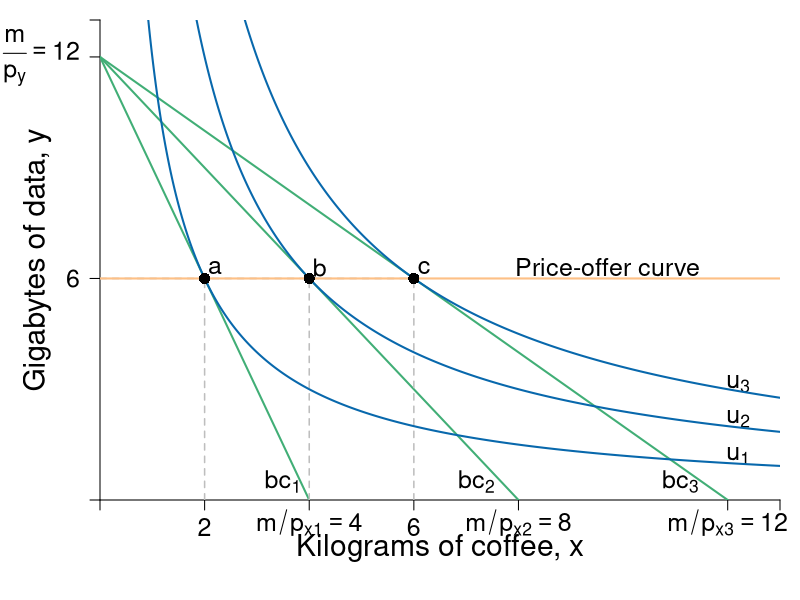

This figure's R source:
library(shape)
pdf(file = "indmarketdemand/demandcd.pdf", width = 8, height = 8)

#Set parameters for graphics
pointsize <- 1.8
axislabelsize <- 1.8
labelsize <- 1.5
namesize <- 1.8
annotatesize <- 1.5
graphlinewidth <- 2
segmentlinewidth <- 1.5


COL <- c("#7fc97f", "#beaed4", "#fdc086", "#ffff99", "#386cb0", "#f0027f", "#bf5b17", "#666666")
COLA <- c("#99d8c9","#66c2a4","#41ae76", "#238b45", "#005824")
COLB <- c("#4eb3d3", "#2b8cbe", "#0868ac","#084081")

#Margins
par(mar =  c(5, 5, 1, 1))

uA <- function(x, y, alpha = 0.5) {
  x^(alpha)*y^(1 - alpha)
}

bcA <- function(x, w = 20, p = 2) {
  w - p*x
}


xlims <- c(0, 13)
ylims <- c(0, 13)

npts <- 501 
x <- seq(xlims[1], xlims[2], length.out = npts)
y <- seq(ylims[1], ylims[2], length.out = npts) 
a <- c(sqrt(2)*sqrt(6), 2*sqrt(6), 6)

plot(0, 0, xlim = xlims, ylim = ylims, type = "n",
     xlab = expression(paste("")),
     ylab = expression(paste("")), 
     xaxt = "n", 
     yaxt = "n", 
     cex.lab = axislabelsize, 
     bty = "n",
     xaxs="i", 
     yaxs="i")

# ticksy <- seq(from = 0, to = ylims[2], by = 2)
# ylabels <- seq(from = 0, to = ylims[2], by = 2)
# ticksx <- seq(from = 0, to = xlims[2], by = 2)
# xlabels <- seq(from = 0, to = xlims[2], by = 2)
ticksy <- c(0, 6, 12, ylims[2])
ylabels <- c(NA, 6, expression(paste(frac(m,p[y])==12 )), NA)
ticksx <- c(0, 2, 4, 6, 8, 12, xlims[2])
xlabels <- c(NA, 2, expression(paste(m/p[x1]) ==4), 6, expression(paste(m/p[x2])==8), expression(paste(m/p[x3])==12), NA)

axis(1, at = ticksx, pos = 0, labels = xlabels, cex.axis = labelsize)
axis(2, at = ticksy, pos = 0, labels = ylabels, las = 1, cex.axis = labelsize)

npts <- 500 
xx1 <- seq(xlims[1], xlims[2], length.out = npts)

lines(xx1, bcA(xx1, w = 12, p = 1), col = COLA[3], lwd = graphlinewidth)
lines(xx1, bcA(xx1, w = 12, p = 1.5), col = COLA[3], lwd = graphlinewidth)
lines(xx1, bcA(xx1, w = 12, p = 3), col = COLA[3], lwd = graphlinewidth)
#lines(xx1, indiffA1(xx1, uA = 20, rmax = 2.5, xmax = 10), col = COLB[4], lwd = graphlinewidth)


#Label Axes
#mtext(expression(paste("Kilograms of coffee, ", x)), side=1, line = 2.5, cex = axislabelsize)

text(0.5*xlims[2], -1.3, expression(paste("Kilograms of coffee, ", x)), xpd = TRUE, cex = axislabelsize) 
text(-1.2, 0.5*ylims[2], expression(paste("Gigabytes of data, ", y)), xpd = TRUE, cex = axislabelsize, srt = 90) 

segments(0, 6, 6, 6, lty = 2, col = "gray" , lwd = segmentlinewidth)
segments(2, 0, 2, 6, lty = 2, col = "gray" , lwd = segmentlinewidth)
segments(4, 0, 4, 6, lty = 2, col = "gray" , lwd = segmentlinewidth)
segments(6, 0, 6, 6, lty = 2, col = "gray" , lwd = segmentlinewidth)

#Label the budget curve functions for the HG, Aisha
text(3.5, 0.5, expression(bc[1]), cex = annotatesize)
text(7.2, 0.5, expression(bc[2]), cex = annotatesize)
text(11.1, 0.5, expression(bc[3]), cex = annotatesize)

#adding iso-welfare functions:

#Label the iso-welfare functions for the HG, Aisha
text(12.2, 1.2, expression(u[1]), cex = annotatesize)
text(12.2, 2.2, expression(u[2]), cex = annotatesize)
text(12.2, 3.15, expression(u[3]), cex = annotatesize)
#text(6.6, 8.3, expression(u[4]^A))

contour(x, y, 
        outer(x, y, uA),
        drawlabels = FALSE,
        col = COLB[3],
        lwd = graphlinewidth,
        levels = a, 
        xaxs="i", 
        yaxs="i", 
        add = TRUE)

abline(h=6, col=COL[3], lwd=graphlinewidth)


points(2, 6, pch = 16, col = "black", cex = 1.5)
text(2.2, 6.3, expression(a), cex = annotatesize)
points(4, 6, pch = 16, col = "black", cex = 1.5)
text(4.2, 6.3, expression(b), cex = annotatesize)
points(6, 6, pch = 16, col = "black", cex = 1.5)
text(6.2, 6.3, expression(c), cex = annotatesize)

#Arrows(8.5, 6, 6.5, 6, col = "black", lty = 1, lwd = 2, arr.type = "triangle", arr.lwd = 0.5)
text(9.7, 6.3, expression(paste("Price-offer curve")), cex = annotatesize)


dev.off()
